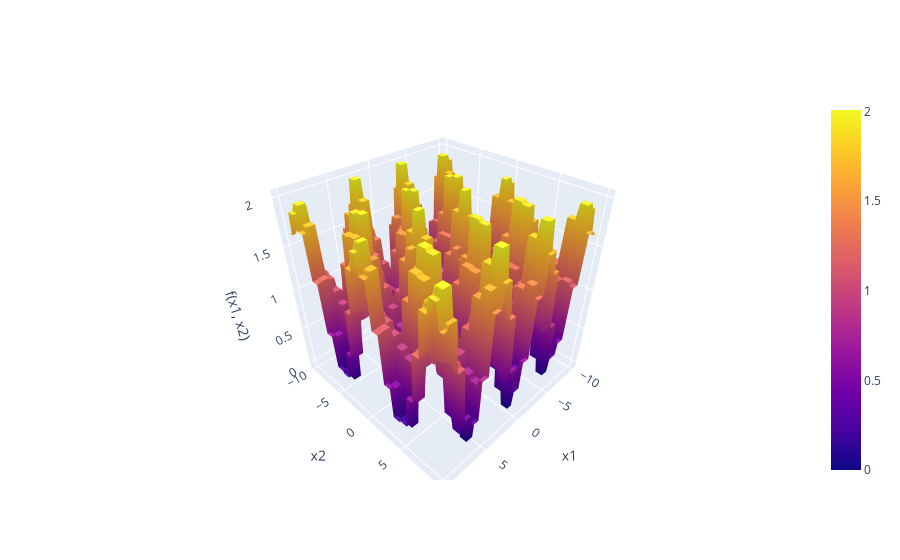

The notebook cell saved with this chart:
### Code cell
import torch
import numpy as np
import plotly.graph_objs as go

func = griewank_function

# 2次元グリッドを作成
x = np.linspace(-10, 10, 100)
y = np.linspace(-10, 10, 100)
X, Y = np.meshgrid(x, y)
Z = np.zeros_like(X)

# 各グリッド点でSchubert関数を計算
for i in range(X.shape[0]):
    for j in range(X.shape[1]):
        point = torch.tensor([[X[i, j].round(), Y[i, j].round()]], dtype=torch.float32)
        Z[i, j] = func(point).item()

# Plotlyで3Dプロットを作成
fig = go.Figure(data=[go.Surface(z=Z, x=X, y=Y)])
fig.update_layout(title='', autosize=False,
                  scene=dict(
                      xaxis_title='x1',
                      yaxis_title='x2',
                      zaxis_title='f(x1, x2)'
                  ))

fig.show()

### Figure 1 — Plotly figure (JSON) as saved in the notebook; plotly's stock layout.template omitted (floating-point values rounded to 4 significant figures; data arrays with more than 128 entries replaced by an {"elided": "..."} marker saying what was removed)
{"data": [{"type": "surface", "x": {"elided": "100x100 float values"}, "y": {"elided": "100x100 float values"}, "z": {"elided": "100x100 float values"}}], "layout": {"autosize": false, "scene": {"xaxis": {"title": {"text": "x1"}}, "yaxis": {"title": {"text": "x2"}}, "zaxis": {"title": {"text": "f(x1, x2)"}}}, "title": {"text": ""}}}
